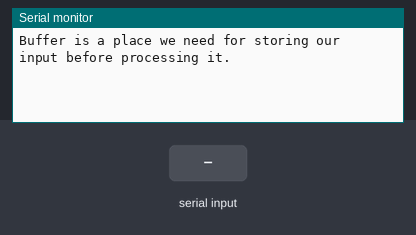
This sketch was run on a simulated Arduino Uno, built with avr-gcc and run on an emulated ATmega328P. Parts: the last lines printed to the serial monitor. The inputs (shaded band) are chosen by the test bench.

Above: at 1.2 s.
1.3 s: "1\n" received over Serial
At 2.1 s:
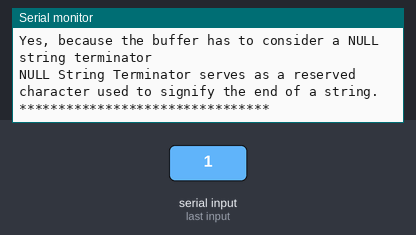
2.8 s: "0\n" received over Serial
At 3.01 s:
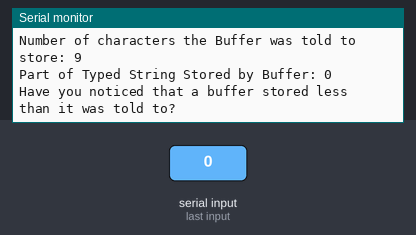
4.3 s: "2\n" received over Serial
At 4.58 s:
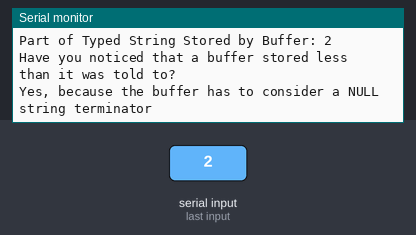

Measured:
- after the input at 1.3 s, the serial monitor: prints a new line at once (image 1)
- after the input at 2.8 s, the serial monitor: prints a new line at once (image 2)
- after the input at 4.3 s, the serial monitor: prints a new line at once (image 3)

The sketch:

string-to-char.ino
```cpp
void setup() {
  Serial.begin(9600);
  Serial.println("Buffer is a place we need for storing our input before processing it.");
}

void loop() {
  String typedString = Serial.readStringUntil('\n');
  char Buffr[9];
  typedString.toCharArray(Buffr, 9);

  if(typedString.length()>0){
    Serial.print("Typed String: ");
    Serial.println(typedString);

    Serial.print("Length of Typed String: ");
    Serial.println(typedString.length());

    Serial.print("Number of characters the Buffer was told to store: ");
    Serial.println(sizeof(Buffr));

    Serial.print("Part of Typed String Stored by Buffer: ");
    Serial.println(Buffr);
    Serial.println("\nHave you noticed that a buffer stored less than it was told to?");
    Serial.println("Yes, because the buffer has to consider a NULL string terminator");
    Serial.println("NULL String Terminator serves as a reserved character used to signify the end of a string.");
    Serial.println("\n********************************\n");
  }
}
```
